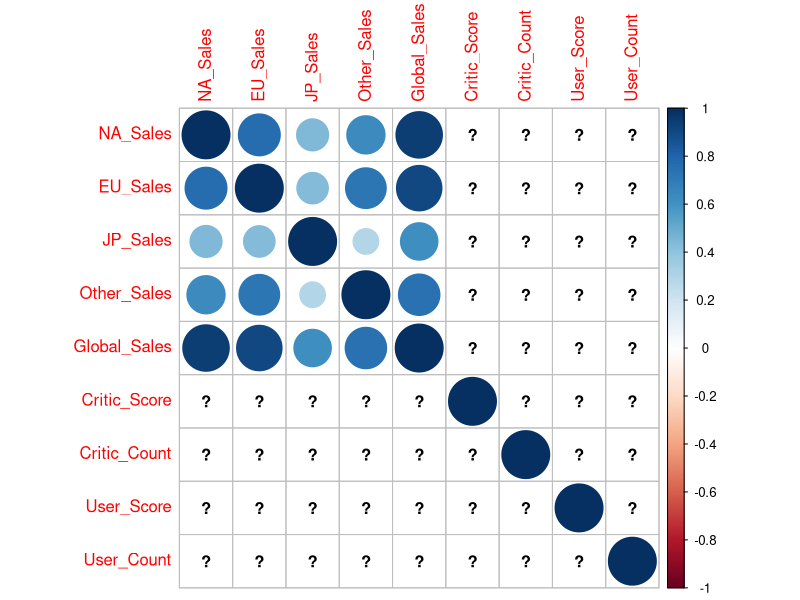
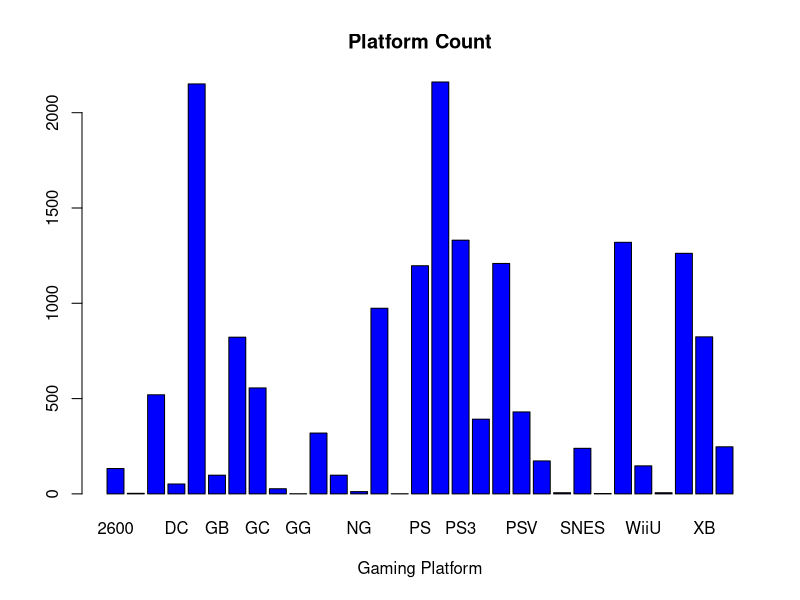
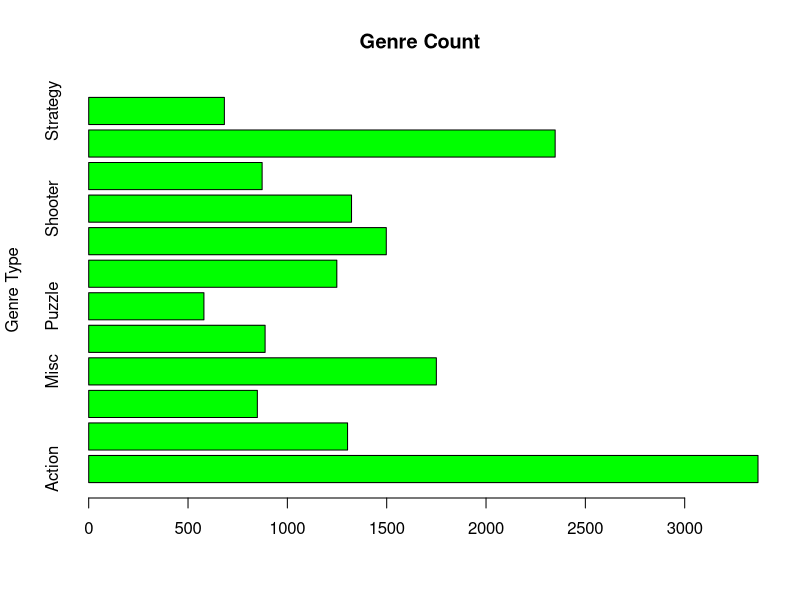
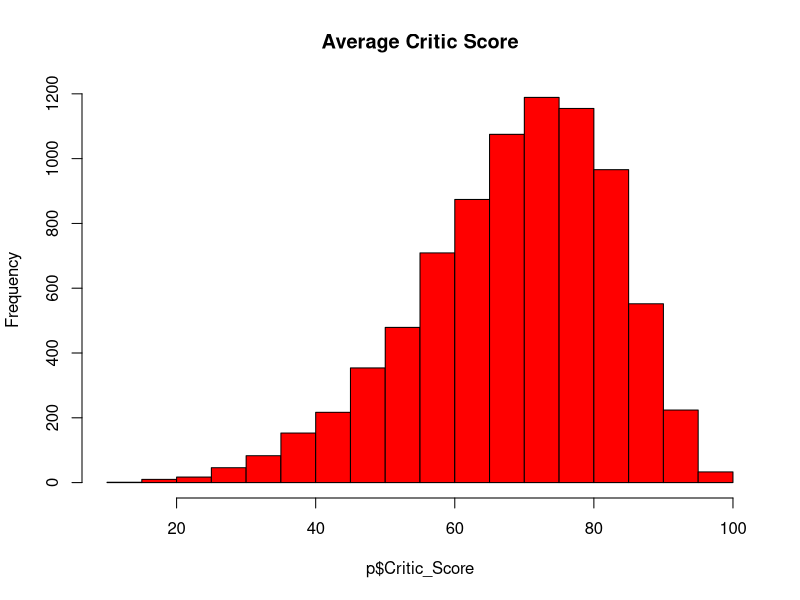
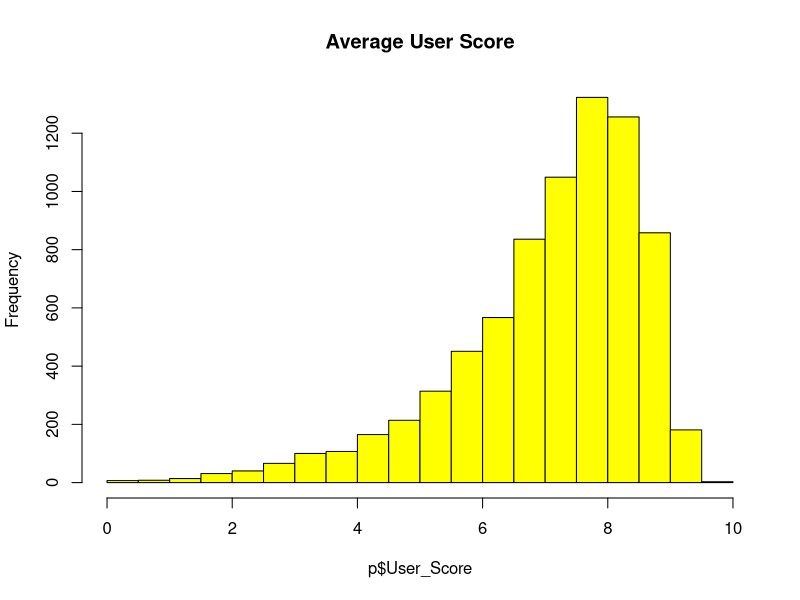
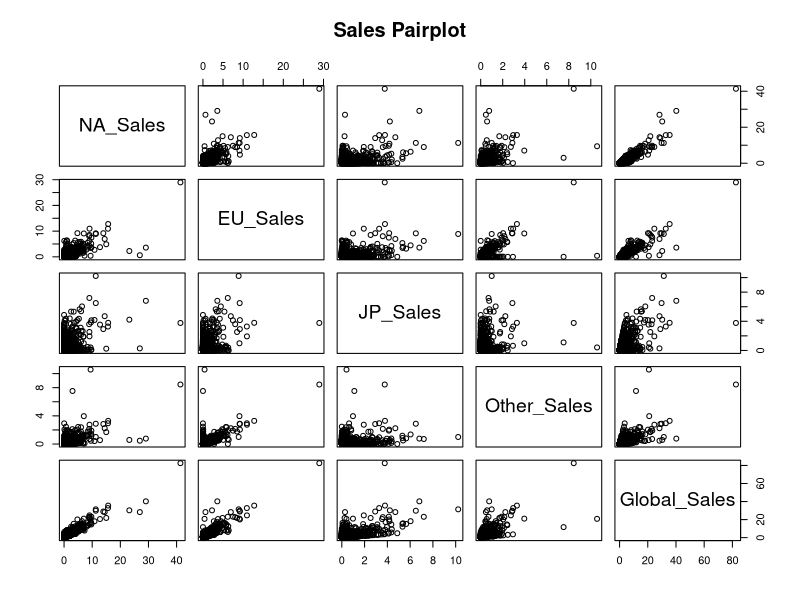
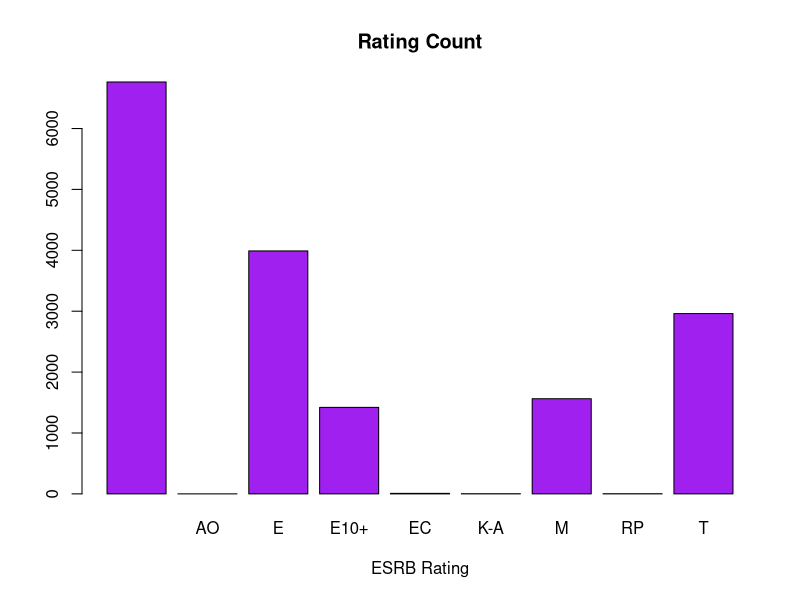

Generate these figures, in order, with R:
#Individual Project 4
#Author: Jaylon Kiper
#Version: 1.0
#Semester: Spring 2021
#Summary:
#The goal of this project is to use R and TidyVerse to clean up a data set and 
#explore it. Essentially you are re-creating your Pandas analysis in R.

library(datasets)
library(tidyverse)
library(corrplot)
library(ggplot2)
library(dplyr)
library(psych)

#Reading the CSV File.
p <- read.csv("Video_Games_Sales_2016.csv")

#Grabbing all the column names.
colnames(p)

#Change "i..Name" to "Name"
names(p)[1]<-"Name"

#Checking the data types for each column.
sapply(p, class)

#Checking basic summary statistics with the summary function.
summary(p)

#Correlation Martix/Heatmap for all continuous variables.
cor(p[,c("NA_Sales","EU_Sales","JP_Sales","Other_Sales","Global_Sales",
         "Critic_Score","Critic_Count","User_Score","User_Count")])


p.cor = cor(p[,c("NA_Sales","EU_Sales","JP_Sales","Other_Sales","Global_Sales",
                 "Critic_Score","Critic_Count","User_Score","User_Count")])

corrplot(p.cor)

#Value count platforms, years, genres, publishers, developers, and ratings.
count(p, vars = Platform)

count(p, vars = Year_of_Release)

count(p, vars = Genre)

count(p, vars = Publisher)

count(p, vars = Developer)

count(p, vars = Rating)

#Bar chart showing the distinct count for each platform per game.
platcount <- table(p$Platform)
barplot(platcount, main = "Platform Count", xlab = "Gaming Platform", col = c("blue"))

#Horizontal bar chart showing the distinct count for each genre per game.
gencount <- table(p$Genre)
barplot(gencount, main="Genre Count", horiz = TRUE, ylab = "Genre Type", col = c("green"))

#Distribution plot with the critic scores per game.
hist(p$Critic_Score, main = "Average Critic Score",col = "red")

#Distribution plot with the user scores per game.
hist(p$User_Score, main = "Average User Score",col = "yellow")

#Pairplot comparing the relationships between all games sales by genre.
pairs(p[6:10], main = "Sales Pairplot", 
      bg = c("red","coral", "orange", "yellow",
      "green", "darkgreen", "blue", "darkblue", 
      "purple", "black", "saddlebrown", "magenta")[p$Genre],
      pch = 21
      )

#Queries used to grab each game by their rating.
Everyone <- (p$Rating == "E")
E10 <- (p$Rating == "E10+")
Teen <- (p$Rating == "T")
Mature <- (p$Rating == "M")

#Reading the average sales, score, and count for each game by rating.
aggregate(p[6:10], list(Everyone), mean)
aggregate(p[6:10], list(E10), mean)
aggregate(p[6:10], list(Teen), mean)
aggregate(p[6:10], list(Mature), mean)

#Barplot with with ratings count
ratcount <- table(p$Rating)
barplot(ratcount, main = "Rating Count", xlab = "ESRB Rating", col = c("purple"))


#Dr. Kelley, I tried running the scatter subplot from my last assignment,
#it gave me blanks for all the Critic and User score values. This last barplot
#replaces the countplot since it is apart of Seaborn.